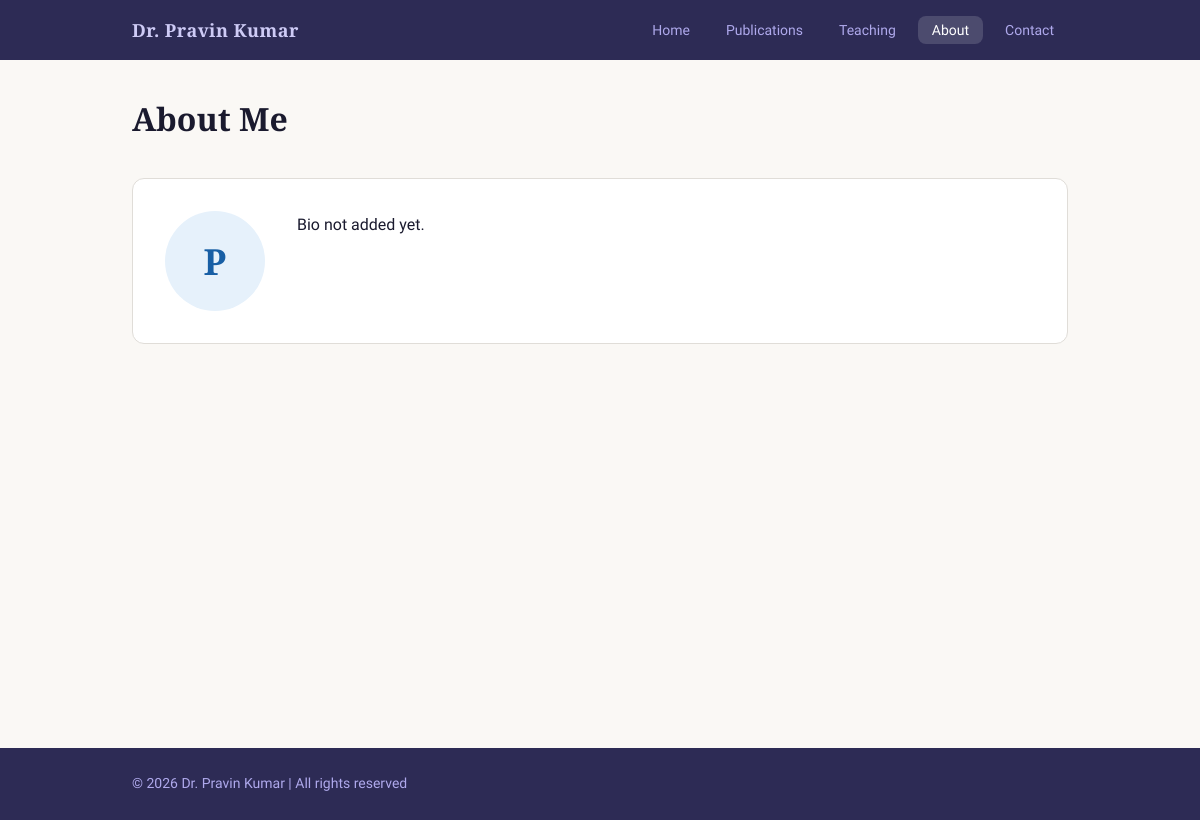
Before: /about with the older database file.
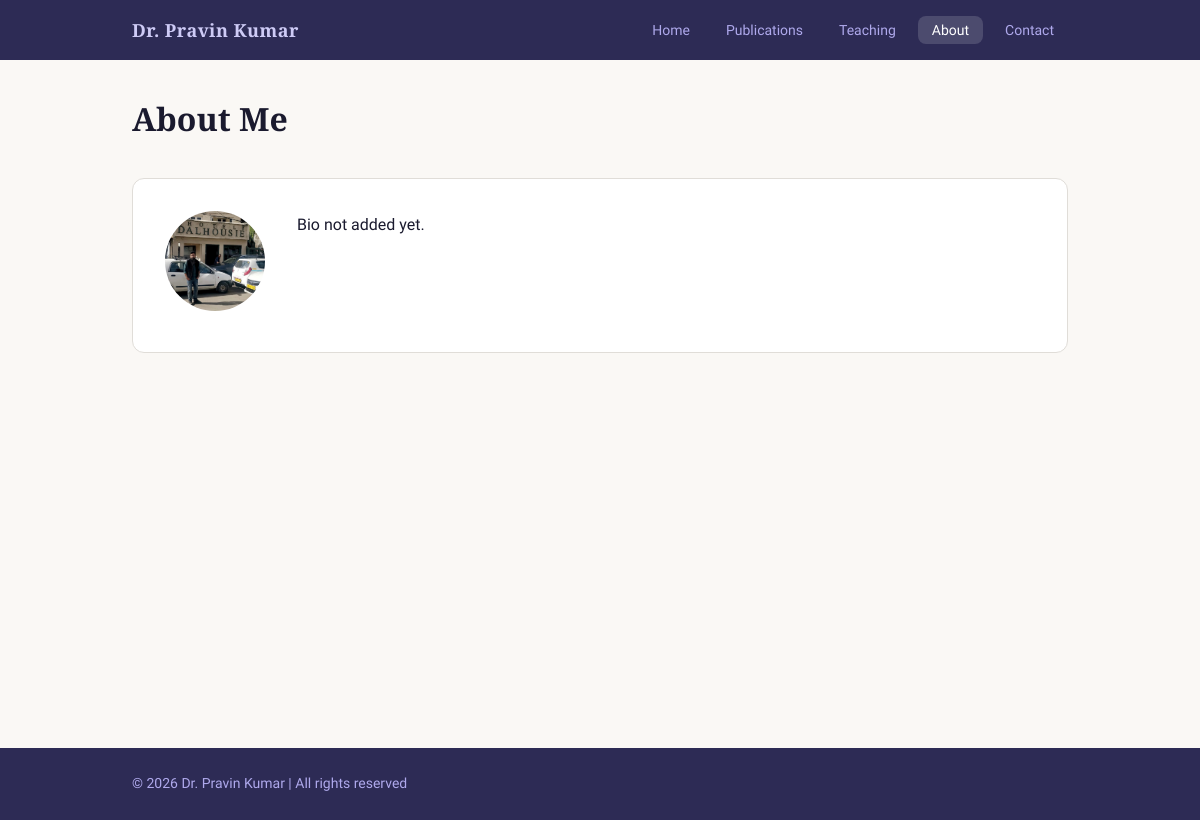
After: the same page with the newer database file.
### models.py (models this page shows)
class Profile(db.Model):
    id = db.Column(db.Integer, primary_key=True)
    name = db.Column(db.String(100), nullable=False)
    designation = db.Column(db.String(100))
    department = db.Column(db.String(200))
    university = db.Column(db.String(200))
    bio = db.Column(db.Text)
    email = db.Column(db.String(120))
    phone = db.Column(db.String(20))
    office = db.Column(db.String(100))
    google_scholar = db.Column(db.String(300))
    github = db.Column(db.String(300))
    linkedin = db.Column(db.String(300))
    profile_image = db.Column(db.String(300))

### app.py (the view)
@app.route('/about')
def about():
    profile = Profile.query.first()
    awards = Award.query.order_by(Award.year.desc()).all()
    return render_template('about.html', profile=profile, awards=awards)

### templates/about.html (shortened to what this page needs)
{% extends 'base.html' %}
{% block content %}
<section class="page-header">
    <h1>About Me</h1>
</section>
<section class="about-section">
    <div class="about-content">
        <div class="about-image">
            {% if profile and profile.profile_image %}
                <img src="{{ url_for('static', filename='images/' + profile.profile_image) }}" alt="Profile Photo">
            {% else %}
                <div class="about-initials">
                    {% if profile and profile.name %}
                        {{ profile.name[0] }}
                    {% else %}
                        ?
                    {% endif %}
                </div>
            {% endif %}
        </div>
        <div class="about-bio">
            {% if profile and profile.bio %}
                <p>{{ profile.bio }}</p>
            {% else %}
                <p>Bio not added yet.</p>
            {% endif %}
        </div>
    </div>
</section>
{% endblock %}

### templates/base.html (shortened to what this page needs)
<!DOCTYPE html>
<html lang="en">
<head>
    <link rel="stylesheet" href="{{ url_for('static', filename='css/style.css') }}">
</head>
<body>
    <nav class="navbar">
        <div class="nav-container">
            <a href="{{ url_for('index') }}" class="nav-logo">
                {% if profile and profile.name %}
                    Dr. {{ profile.name }}
                {% else %}
                    My Portfolio
                {% endif %}
            </a>
            <ul class="nav-links">
                <li><a href="{{ url_for('index') }}" class="{{ 'active' if request.endpoint == 'index' }}">Home</a></li>
                <li><a href="{{ url_for('publications') }}" class="{{ 'active' if request.endpoint == 'publications' }}">Publications</a></li>
                <li><a href="{{ url_for('teaching') }}" class="{{ 'active' if request.endpoint == 'teaching' }}">Teaching</a></li>
                <li><a href="{{ url_for('about') }}" class="{{ 'active' if request.endpoint == 'about' }}">About</a></li>
                <li><a href="{{ url_for('contact') }}" class="{{ 'active' if request.endpoint == 'contact' }}">Contact</a></li>
            </ul>
        </div>
    </nav>
    <main class="main-content">
        {% block content %}{% endblock %}
    </main>
    <footer class="footer">
        <div class="footer-container">
            <p>&copy; 2026
                {% if profile and profile.name %}
                    Dr. {{ profile.name }}
                {% else %}
                    My Portfolio
                {% endif %}
                | All rights reserved
            </p>
        </div>
    </footer>
</body>
</html>

Changed rows visible on the page:
changed Profile "Pravin Kumar": profile_image: picture added; name "P" → (not shown)
